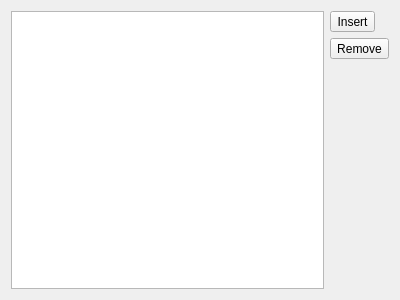
<?xml version="1.0" encoding="UTF-8"?>
<ui version="4.0">
 <class>KPlato::ConfigReportTemplatesPanel</class>
 <widget class="QWidget" name="KPlato::ConfigReportTemplatesPanel">
  <property name="geometry">
   <rect>
    <x>0</x>
    <y>0</y>
    <width>400</width>
    <height>300</height>
   </rect>
  </property>
  <layout class="QGridLayout" name="gridLayout">
   <item row="0" column="1">
    <widget class="QToolButton" name="insertModule">
     <property name="text">
      <string>Insert</string>
     </property>
     <property name="icon">
      <iconset theme="list-add">
       <normaloff>libs/ui</normaloff>libs/ui</iconset>
     </property>
    </widget>
   </item>
   <item row="2" column="1">
    <spacer name="verticalSpacer_3">
     <property name="orientation">
      <enum>Qt::Vertical</enum>
     </property>
     <property name="sizeHint" stdset="0">
      <size>
       <width>20</width>
       <height>181</height>
      </size>
     </property>
    </spacer>
   </item>
   <item row="1" column="1">
    <widget class="QToolButton" name="removeModule">
     <property name="text">
      <string>Remove</string>
     </property>
     <property name="icon">
      <iconset theme="list-remove">
       <normaloff>libs/ui</normaloff>libs/ui</iconset>
     </property>
    </widget>
   </item>
   <item row="0" column="0" rowspan="3">
    <widget class="QTreeView" name="reportTemplatesView">
     <property name="rootIsDecorated">
      <bool>false</bool>
     </property>
     <property name="itemsExpandable">
      <bool>false</bool>
     </property>
     <attribute name="headerVisible">
      <bool>false</bool>
     </attribute>
    </widget>
   </item>
  </layout>
 </widget>
 <resources/>
 <connections/>
</ui>
